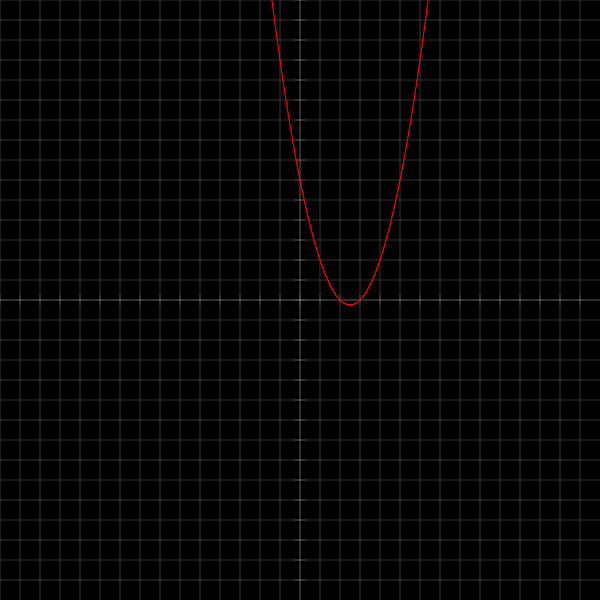
Frame 1 (no input)
Frame 60 (no input): identical to frame 1, image omitted
Frame 120 (the mouse pressed at the canvas centre since frame 60): identical to frame 1, image omitted

The p5.js sketch that drew this single still picture (run headless with seeded random() and noise() and a simulated clock; from frame 60 on, the mouse is pressed at the canvas centre):

// p5.js sketch
// ── sketch.js
let a = 1;
let b = -5;
let c = 6;
let percent = 0;
let changing = false;
let beforeA = a;
let beforeB = b;
let beforeC = c;
let newA = a;
let newB = b;
let newC = c;
let centerX = 0;
let centerY = 0;

function setup()
{
	createCanvas(600, 600);
}

function draw()
{
	background(0);
	translate(width/2/* - centerX*/, height/2/* - centerY*/);

	stroke(255);

	strokeWeight(0.2);
	line(-width/2, 0, width/2, 0);
	line(0, -height/2, 0, height/2);

	for(let i=-width/2; i<width/2; i+=20)
	{
		line(i, -5, i, 5);
		line(i, -width/2, i, width/2);
	}

	for(let i=-height/2; i<height/2; i+=20)
	{
		line(-5, i, 5, i);
		line(-height/2, i, height/2, i);
	}

	strokeWeight(1);
	stroke(255, 0, 0);

	let sumX = 0;
	let sumY = 0;
	let count = 0;

	for(let i=-width/40 - centerX/20; i<width/40 - centerX/20; i+=0.01)
	{
		let x = i;
		let y = a*pow(x, 2) + b*x + c;
		let nextX = x+0.01;
		let nextY = a*pow(nextX, 2) + b*nextX + c;

		sumX += x*20;
		sumY += -y*20;
		count++;

		line(x*20, -y*20, nextX*20, -nextY*20);
	}

	centerX = float(sumX/count);
	centerY = float(sumY/count);

	if(changing)
	{
		changingABC();
	}

}

function changeABC(nA, nB, nC)
{
	beforeA = a;
	beforeB = b;
	beforeC = c;
	newA = nA;
	newB = nB;
	newC = nC;
	changing = true;
}

function changingABC()
{
	a = lerp(beforeA, newA, percent);
	b = lerp(beforeB, newB, percent);
	c = lerp(beforeC, newC, percent);

	percent += 0.05;

	if(percent > 1)
	{
		percent = 0;
		changing = false;
	}
}
